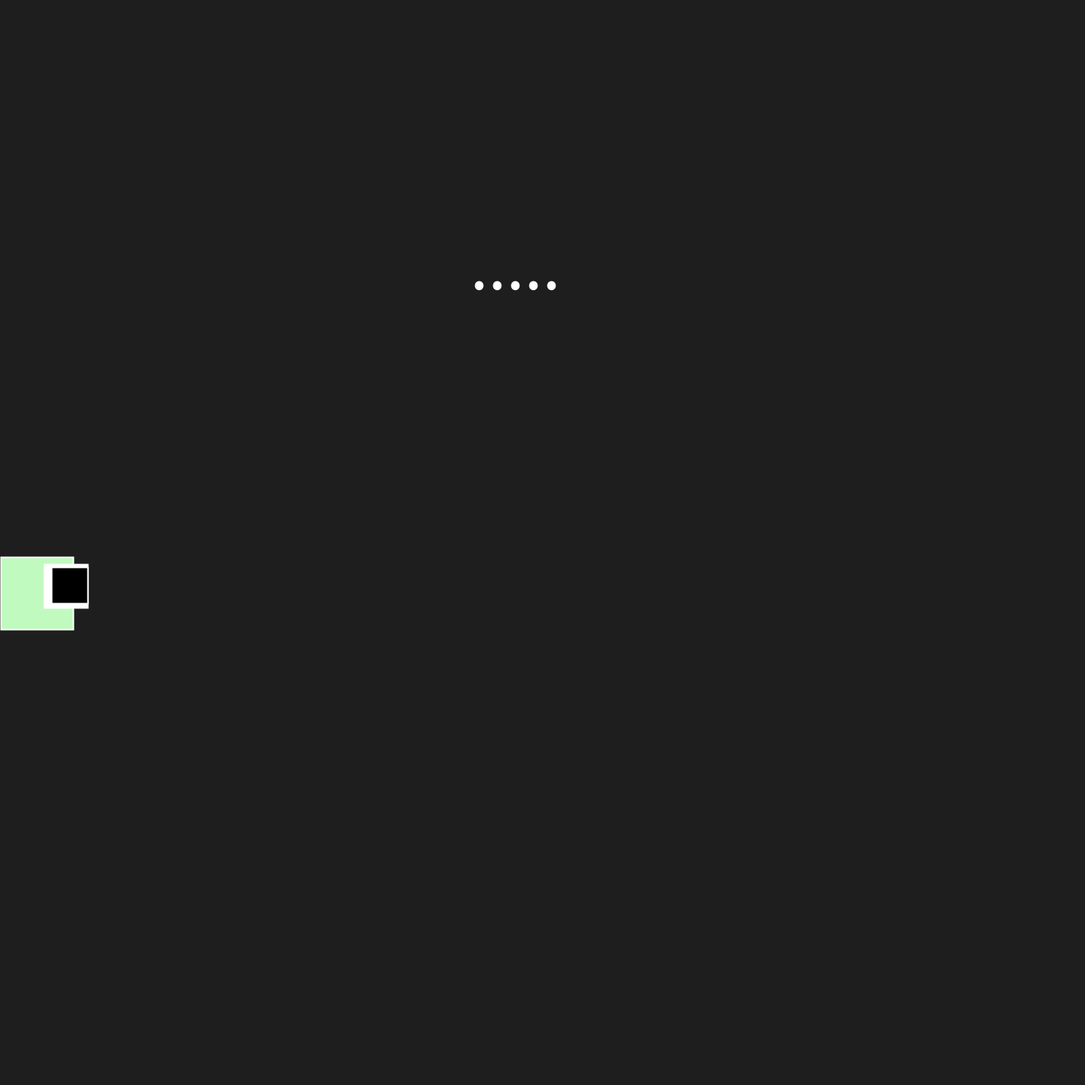
Frame 1 (no input)
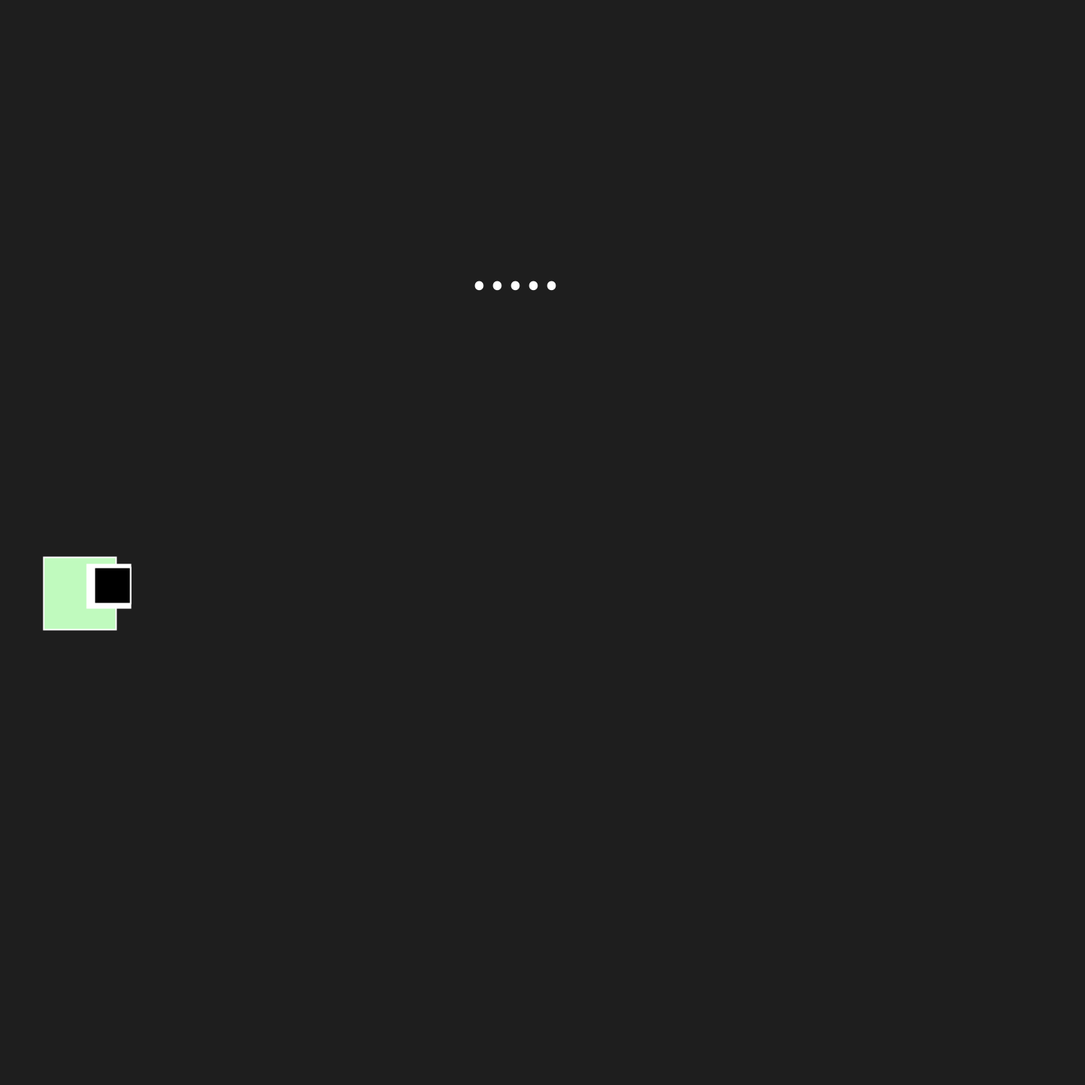
Frame 60 (the mouse pressed at the canvas centre just before this capture)
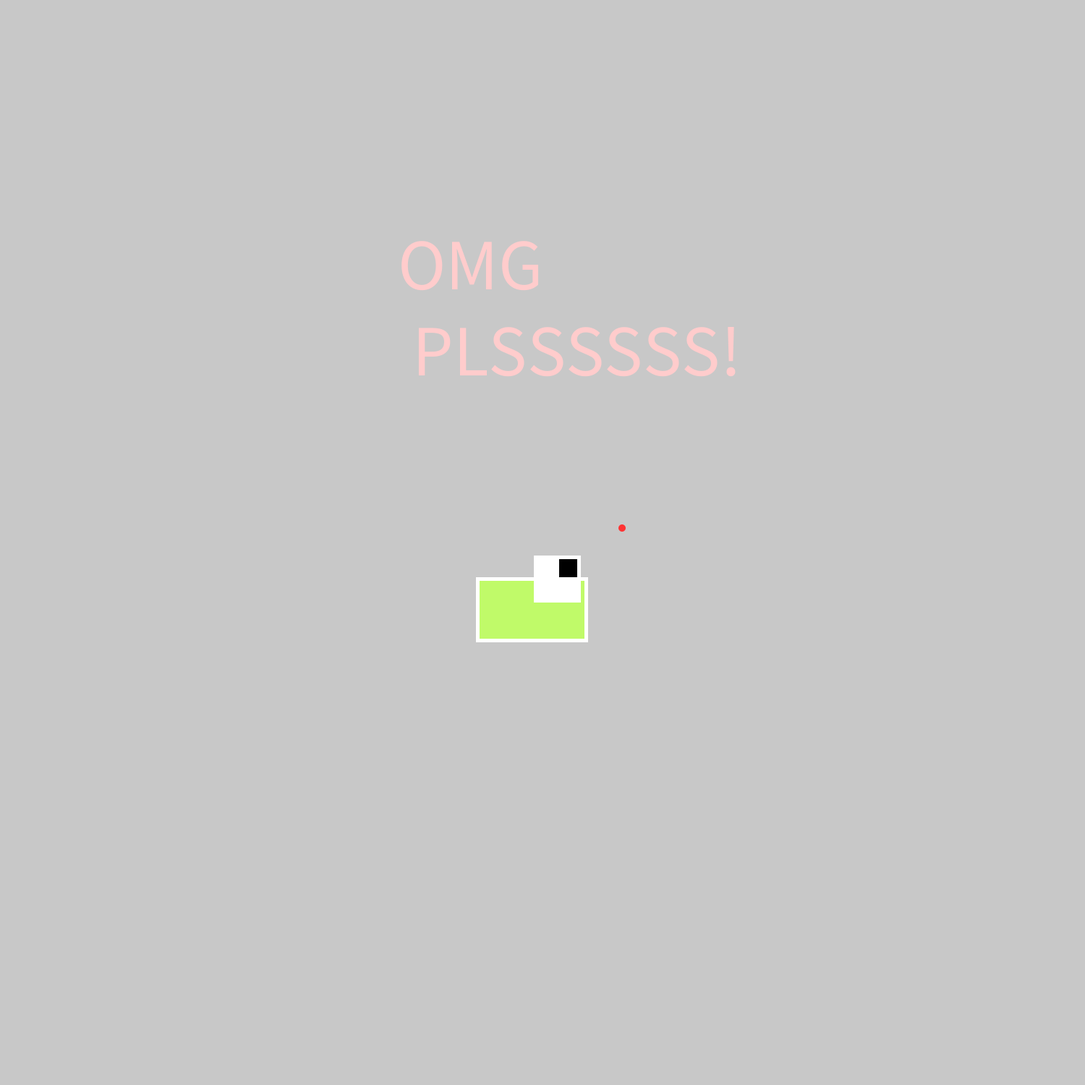
Frame 120 (the mouse held since frame 60 and released just before this capture)

The Processing sketch that drew these frames (run headless with seeded random() and noise(); from frame 60 on, the mouse is pressed at the canvas centre):

// Processing sketch: week3_code1_animaton_game
// ── week3_code1_animaton_game.pde
int xPos = 0;
int yPos = 800;
PImage img;

void setup() {
  size(1500, 1500);
  background(153);
}

void draw() {
  size(1500, 1500);
  background(30);

  //FAST:
  if (mousePressed==true) {
    //Background:
    size(1500, 1500);
    background(200);
    
    //Monster:
    xPos =xPos+10;
    fill(192,250,105);
    stroke(255);
    strokeWeight(5);
    rect(xPos, yPos, 150, 85);
    //eye:
    fill(255);
    rect(xPos+80, yPos-30, 60, 60);
    fill(0);
    rect(xPos+110, yPos-30, 30, 30);
    //blush:
    //
    
    //Dot:
    noStroke();
    fill(255,51,51);
    ellipse(xPos+200, yPos-70, 10,10);
    
    //Text running on console:
    println("Laser light is on-... SONIC IS THAT U???");
    //Text runnin g on screen:
    fill(255,204,204);
    textSize(100);
    text("OMG \n PLSSSSSS!",width/2-200, height/2 - 350);

    //SLOOOWWWW:
  } else {
    //Background:
    size(1500, 1500);
    background(30);
    
    //Monster:
    xPos =xPos+1;
    //noStroke();
    stroke(255);
    strokeWeight(2);
    fill(192,250,190);
    rect(xPos, yPos-30, 100, 100);
    //eye:
    fill(255);
    rect(xPos+60, yPos-20, 60, 60);
    fill(0);
    rect(xPos+70, yPos-16, 50, 50);
    
    //Text running on console:
    println("Laser light is off.");
    //Text runnin g on screen:
    fill(255);
    textSize(100);
    text(".....",width/2-100, height/2 - 350);
  }

  if (xPos>width) {
    xPos= 0;
  }
}
